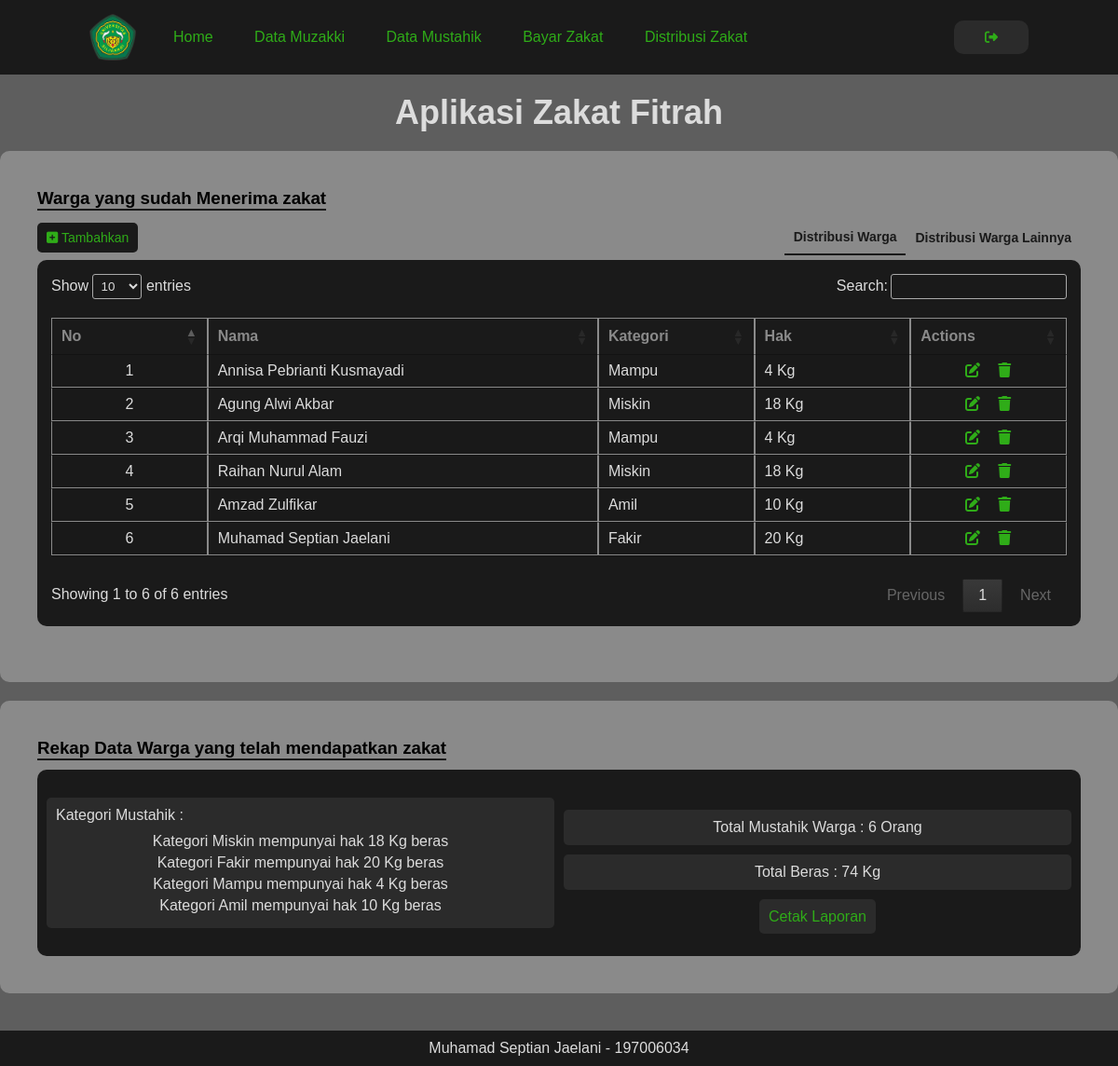
/pages/distribusi-zakat-warga.php (signed in), run on the app's committed database.
### tables this page shows
CREATE TABLE `mustahik_warga` (
  `id_mustahikwarga` int(11) NOT NULL,
  `nama` varchar(255) DEFAULT NULL,
  `kategori` varchar(20) DEFAULT NULL,
  `hak` int(255) DEFAULT NULL
);

CREATE TABLE `kategori_mustahik` (
  `id_kategori` int(11) NOT NULL,
  `nama_kategori` varchar(30) DEFAULT NULL,
  `jumlah_hak` int(255) DEFAULT NULL
);

### pages/distribusi-zakat-warga.php (the view, shortened to what this page needs)
<?php
require "../header.php";
require "../includes/dbh.inc.php";
$no = 1;
$query_bayar_zakat = mysqli_query($conn,"select * from mustahik_warga");
$query_report = mysqli_query(
    $conn,
    "SELECT
                    COUNT(nama) AS 'total-mustahik-warga',
                    SUM(hak) AS 'total-beras'
                FROM mustahik_warga"
);
$query_mustahik = mysqli_query(
        $conn,
        "select
                    *
                from kategori_mustahik
                where nama_kategori in ('Miskin', 'Fakir', 'Mampu', 'Amil')"
);
?>
<main>
    <div class="wrapper-main">
        <h1 class="main-title">Aplikasi Zakat Fitrah</h1>
        <section class="section-default">
            <h3 class="page-label">Warga yang sudah Menerima zakat</h3>
            <div class="button-box">
                <div class="add-button">
                    <a href="../includes/distribusi-zakat-warga/add-distribusi-zakat-warga/add-distribusi-zakat-warga.php">
                        <i class="fas fa-plus-square"></i>
                        Tambahkan
                    </a>
                </div>
                <div class="button-distribute">
                    <div class="distributes-pages button-current">
                        <a href="javascript:void(0)">Distribusi Warga</a>
                    </div>
                    <div class="distributes-pages">
                        <a href="./distribusi-zakat-lainnya.php">Distribusi Warga Lainnya</a>
                    </div>
                </div>
            </div>
            <div class="box-table">
                <table id="table-data" class="display">
                    <thead>
                    <tr>
                        <th class="table-small-width">No</th>
                        <th class="table-wide-width">Nama</th>
                        <th class="table-small-width">Kategori</th>
                        <th class="table-small-width">Hak</th>
                        <th class="table-small-width">Actions</th>
                    </tr>
                    </thead>
                    <tbody>
                    <?php while($data = mysqli_fetch_array($query_bayar_zakat)) : ?>
                        <tr>
                            <td><?php echo $no++; ?></td>
                            <td class="text-left"><?php echo $data['nama']; ?></td>
                            <td class="text-left"><?php echo $data['kategori']; ?></td>
                            <td class="text-left"><?php echo $data['hak']; ?> Kg</td>
                            <td>
                                <a href="../includes/edit.inc.php?idDistribusi=<?php echo $data['id_mustahikwarga'];?>" class="table-button">
                                    <i class="fas fa-edit"></i>
                                </a>
                                <a href="#" onclick="confirmAction('../includes/distribusi-zakat-warga/delete-distribusi-zakat-warga.inc.php?id=<?php echo $data['id_mustahikwarga']; ?>&nama=<?php echo $data['nama']?>')" class="table-button">
                                    <i class="fas fa-trash"></i>
                                </a>
                            </td>
                        </tr>
                    <?php endwhile; ?>
                    </tbody>
                </table>
            </div>
        </section>
        <section class="section-default">
            <h3 class="page-label">Rekap Data Warga yang telah mendapatkan zakat</h3>
            <div class="report-box report-box-distribution">
                <div class="report-inner-box report-distribusi-category">
                    <p class="report-distribusi-category-label">Kategori Mustahik : </p>
                        <ul class="">
                            <?php while($data = mysqli_fetch_array($query_mustahik)) : ?>
                                <li>Kategori <?php echo $data['nama_kategori']?> mempunyai hak <?php echo $data['jumlah_hak']?> Kg beras</li>
                            <?php endwhile; ?>
                        </ul>
                </div>
                <div class="report-distribusi-mustahik">
                    <?php while($data = mysqli_fetch_array($query_report)) : ?>
                            <div class="report-inner-box ">
                                <p>Total Mustahik Warga : <?php echo $data["total-mustahik-warga"]?> Orang</p>
                            </div>
                            <div class="report-inner-box">
                                <p>Total Beras : <?php echo $data["total-beras"]?> Kg</p>
                            </div>
                    <?php endwhile; ?>
                    <div class="report-distribusi-button">
                        <a href="#" onclick="confirmAction('../includes/report/report-distribusi-zakat.php')" class="report-button">Cetak Laporan</a>
                    </div>
                </div>
            </div>
        </section>
    </div>
</main>
<?php
require "../footer.php";
?>

### styles/style.css (style rules this page uses)
:root { --primary: #5E5E5E; --secondary: #1A1A1A; --inner-bg: #8A8A8A; --accent: #2FAC18; --text: #dcdcdc; --danger: rgb(248, 47, 47); --success: #20c2f3; --add: #0059bf; --warning: #d7a201; }
* { margin: 0; padding: 0; box-sizing: border-box; }
body { margin: 0; width: 100%; height: 100vh; display: flex; flex-direction: column; background: var(--primary); font-family: sans-serif; }
main { margin: 20px 0; padding: 0; }
.wrapper-main { margin: 0 auto; max-width: 1200px; }
.main-title { margin: 0 auto 20px; font-size: 36px; color: var(--text); text-align: center; }
.section-default { width: 100%; margin: 0 auto 20px; padding: 40px; border-radius: 10px; background-color: var(--inner-bg); }
.page-label { width: fit-content; margin: 0 0 10px 0; border-bottom: 2px solid var(--secondary); }
.box-table { margin: 0 0 20px; width: 100%; padding: 15px; text-align: center; background-color: var(--secondary); border-radius: 10px; }
.box-table table { width: 100%; font-size: 16px; color: var(--text); }
.box-table th, .box-table td { border: 1px solid var(--inner-bg); }
.box-table thead { color: var(--inner-bg); }
.box-table .table-button { width: 100%; margin: 0 5px; text-decoration: none; color: var(--accent); transition: 0.3s; }
.box-table i { width: 20px; }
.text-left { text-align: left; }
.table-wide-width { width: 25%; }
.table-small-width { width: 10%; }
.button-box { display: flex; justify-content: space-between; align-items: center; width: 100%; margin: 5px auto; }
.add-button { display: inline-block; margin: 0; background-color: var(--secondary); border-radius: 5px; }
.add-button a { display: block; margin: 0; padding: 8px 10px; width: 100%; text-decoration: none; color: var(--accent); font-size: 14px; transition: linear 0.2s; }
.button-distribute { display: flex; justify-content: center; align-items: center; }
.button-distribute .distributes-pages { display: inline-block; margin: 0; }
.button-distribute .distributes-pages a { display: block; padding: 10px; text-decoration: none; color: var(--secondary); font-size: 14px; font-weight: bold; transition: linear 0.1s; }
.distributes-pages.button-current { color: var(--inner-bg); pointer-events: none; border-bottom: var(--secondary) 2px solid; }
.report-box { display: grid; gap: 10px; justify-content: center; align-items: center; text-align: center; width: 100%; padding: 20px 10px; background-color: var(--secondary); color: var(--text); border-radius: 10px; }
.report-inner-box { width: 100%; margin: 10px auto; padding: 10px; background-color: rgba(43,43,43,1); border-radius: 5px; }
.report-box-distribution { display: grid; grid-template-columns: repeat(2, 1fr); }
.report-distribusi-category-label { width: 100%; margin-bottom: 10px; font-size: 16px; text-align: left; }
.report-distribusi-category ul { width: 100%; text-align: center; list-style: none; }
.report-distribusi-category li { margin-bottom: 5px; font-size: 16px; }
.report-distribusi-button { margin-top: 20px; }
.report-button { margin: 0 auto; width: fit-content; text-decoration: none; padding: 10px; background-color: rgba(43,43,43,1); color: var(--accent); border-radius: 5px; }

### data on the page
mustahik_warga: nama "Annisa Pebrianti Kusmayadi", kategori "Mampu", hak "4"
mustahik_warga: nama "Agung Alwi Akbar", kategori "Miskin", hak "18"
mustahik_warga: nama "Arqi Muhammad Fauzi", kategori "Mampu", hak "4"
mustahik_warga: nama "Raihan Nurul Alam", kategori "Miskin", hak "18"
mustahik_warga: nama "Amzad Zulfikar", kategori "Amil", hak "10"
mustahik_warga: nama "Muhamad Septian Jaelani", kategori "Fakir", hak "20"
kategori_mustahik: nama_kategori "Miskin", jumlah_hak "18"
kategori_mustahik: nama_kategori "Fakir", jumlah_hak "20"
kategori_mustahik: nama_kategori "Mampu", jumlah_hak "4"
kategori_mustahik: nama_kategori "Amil", jumlah_hak "10"

### other printed values
$data["total-mustahik-warga"] "6"
$data["total-beras"] "74"
